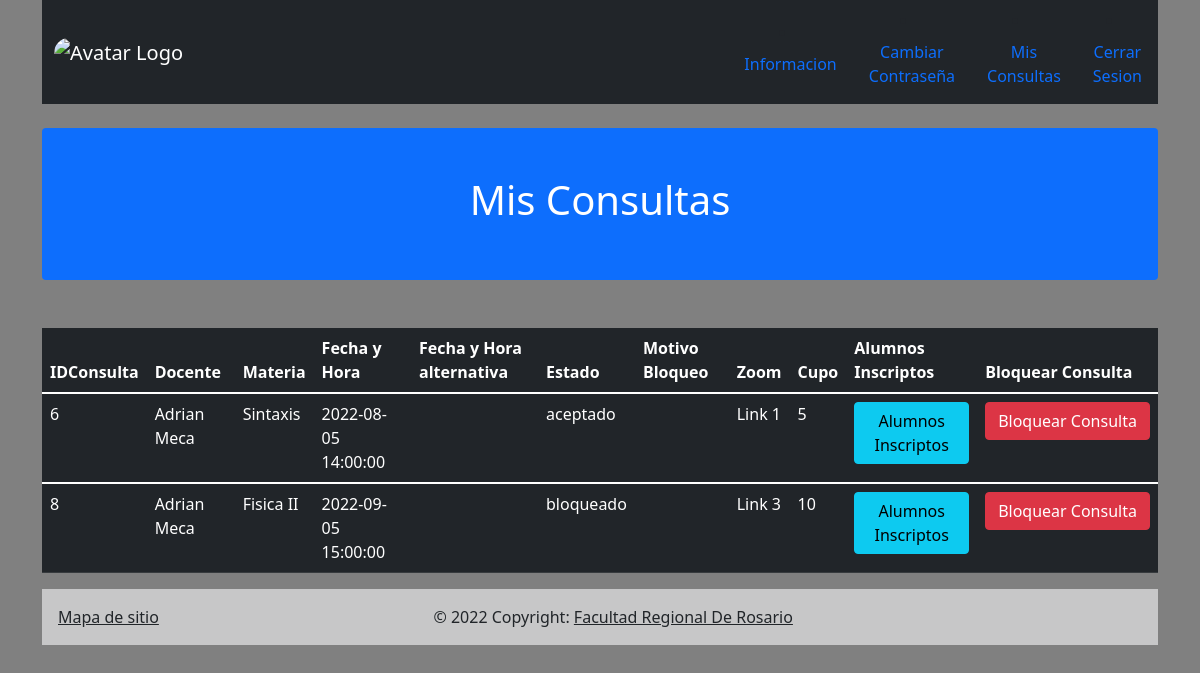
/Vistas/ConsultasDocentes.php (signed in), run on the app's committed database.
### tables this page shows
CREATE TABLE `consulta` (
  `idConsulta` int NOT NULL AUTO_INCREMENT,
  `legajoDocente` int NOT NULL,
  `idMateria` int NOT NULL,
  `fechayhora` datetime NOT NULL,
  `fechayhoraAlt` datetime DEFAULT NULL,
  `estado` varchar(45) NOT NULL,
  `motivoBloqueo` varchar(45) DEFAULT NULL,
  `enlaceZoom` varchar(45) DEFAULT NULL,
  `cupo` int NOT NULL,
  PRIMARY KEY (`idConsulta`,`legajoDocente`,`idMateria`),
  KEY `legajoDoc_fk_idx` (`legajoDocente`),
  KEY `idMateria_fk_idx` (`idMateria`),
  CONSTRAINT `idMateria_fk` FOREIGN KEY (`idMateria`) REFERENCES `materia` (`idMateria`) ON DELETE RESTRICT ON UPDATE CASCADE,
  CONSTRAINT `legajoDoc_fk` FOREIGN KEY (`legajoDocente`) REFERENCES `docente` (`legajo`) ON DELETE RESTRICT ON UPDATE CASCADE
);

CREATE TABLE `docente` (
  `legajo` int NOT NULL,
  `email` varchar(45) NOT NULL,
  `contraseña` varchar(45) NOT NULL,
  `nombre` varchar(45) NOT NULL,
  `apellido` varchar(45) NOT NULL,
  `tipoUsuario` varchar(45) NOT NULL DEFAULT 'docente',
  PRIMARY KEY (`legajo`)
);

CREATE TABLE `materia` (
  `idMateria` int NOT NULL AUTO_INCREMENT,
  `nombre` varchar(45) NOT NULL,
  PRIMARY KEY (`idMateria`)
);

### Vistas/usuario.php (called while the page is built, shortened)
<?php
    class Usuario {
        public $legajo;
        public $tipoUsuario;
        function getLegajo(){
            return  $this -> legajo;
        }
        function getTipoUsuario(){
            return  $this -> tipoUsuario;
        }
}
 ?>

### Vistas/conexion.php (called while the page is built, shortened)
<?php
        $db = "bs_consultas";
?>

### Vistas/ConsultasDocentes.php (the view, shortened to what this page needs)
<?php
   include("usuario.php");
     if(isset($_SESSION['usuario']))
     {
      if($_SESSION['usuario'] -> getTipoUsuario() == "docente")
         {
         include("template/menuDocente.php");
         }
       else{
         header("Location: AccesoDenegado.php");
       }
     }else{
       header("Location: AccesoDenegado.php");
   }
 ?>
<?php
function getMisConsultas()
{
    include('conexion.php');
    $myUser = $_SESSION['usuario'];
    $legajo = $myUser -> getLegajo();
    $vSql = "Select c.idConsulta,d.nombre,d.apellido,m.nombre,c.fechayhora,c.fechayhoraAlt,c.estado,c.motivoBloqueo,c.enlaceZoom,c.cupo from consulta c
    inner join materia m
    on m.idMateria = c.idMateria
    inner join docente d
    on d.legajo = c.legajoDocente
    where c.legajoDocente =  '$legajo'; ";
    $vResultado = mysqli_query($link,$vSql)  or die (mysqli_error($link));
    return $vResultado;
}
  $myResults = getMisConsultas();
  $cant = mysqli_num_rows($myResults);
  ?>
    <div class="mt-4 p-5 bg-primary text-white rounded text-center">
            <h1>Mis Consultas</h1>
          </div><br>
          <?php
          if($cant>0)
          {
          ?>
             <table class="table table-dark">
            <thead>
              <tr>
                <th>IDConsulta</th>
                <th>Docente</th>
                <th>Materia</th>
                <th>Fecha y Hora</th>
                <th>Fecha y Hora alternativa</th>
                <th>Estado</th>
                <th>Motivo Bloqueo</th>
                <th>Zoom</th>
                <th>Cupo</th>
                <th>Alumnos Inscriptos</th>
                <th>Bloquear Consulta</th>
              </tr>
            </thead>
            <tbody>
            <?php
            $index = 0;
            while($fila = mysqli_fetch_array($myResults))
            {
              $index++;
            ?>
                <tr>
                <td><?php echo $fila[0] ?></td>
                  <td><?php echo $fila[1]." ".$fila[2]  ?></td>
                  <td><?php echo $fila[3]?></td>
                  <td><?php echo $fila[4]?></td>
                  <td><?php echo $fila[5]?></td>
                  <td><?php echo $fila[6]?></td>
                  <td><?php echo $fila[7]?></td>
                  <td><?php echo $fila[8]?></td>
                  <td><?php echo $fila[9]?></td>
                  <td><button type="button" class="btn btn-info" data-toggle="collapse" data-target="#demo<?php echo $index ?>">Alumnos Inscriptos</button></td>
                  <form action="ReprogramarConsulta.php" method="POST">
                  <td><input type="submit" class="btn btn-danger" value="Bloquear Consulta"></td>
                  </form>
                <?php
                  include('conexion.php');
                ?>
                </tr>
                <?php
              }
                ?>
          <?php
          }
        else
        {
          echo "<div class='alert alert-info'>
          <strong>Informacion</strong> Usted no tiene consultas cargadas.
        </div>";
        }
          ?>
             <br>
            </tbody>
          </table>
          <?php include("footer.php") ?>
          </html>

### data on the page
consulta: idConsulta "6", legajoDocente.nombre "Adrian", legajoDocente.apellido "Meca", idMateria.nombre "Sintaxis", fechayhora "2022-08-05 14:00:00", estado "aceptado", enlaceZoom "Link 1", cupo "5"
consulta: idConsulta "8", legajoDocente.nombre "Adrian", legajoDocente.apellido "Meca", idMateria.nombre "Fisica II", fechayhora "2022-09-05 15:00:00", estado "bloqueado", enlaceZoom "Link 3", cupo "10"
